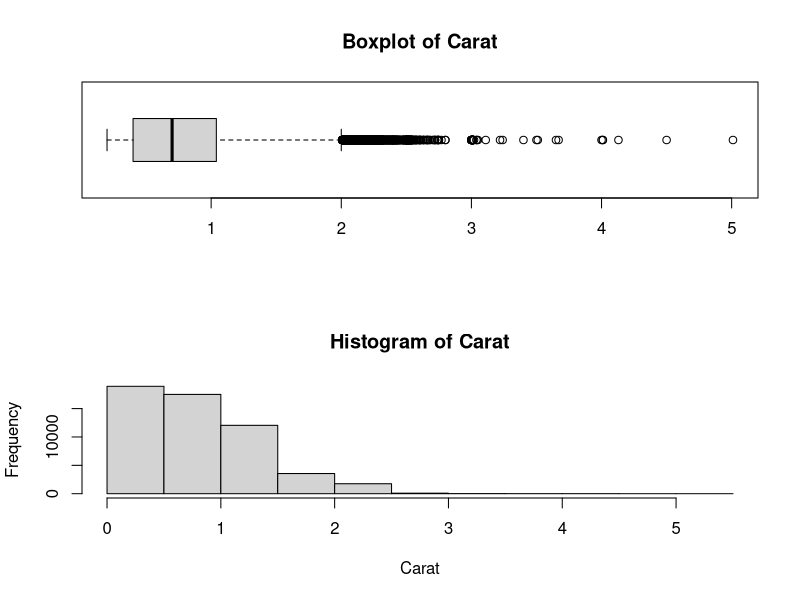
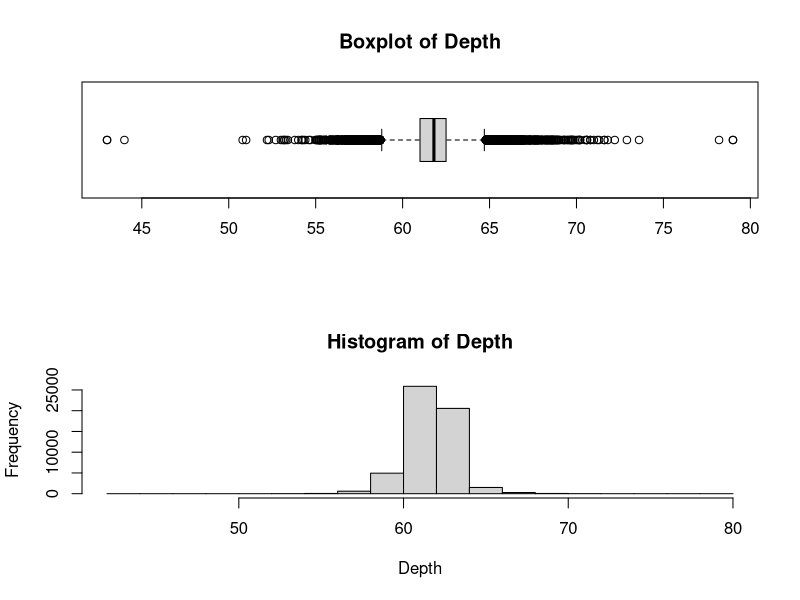
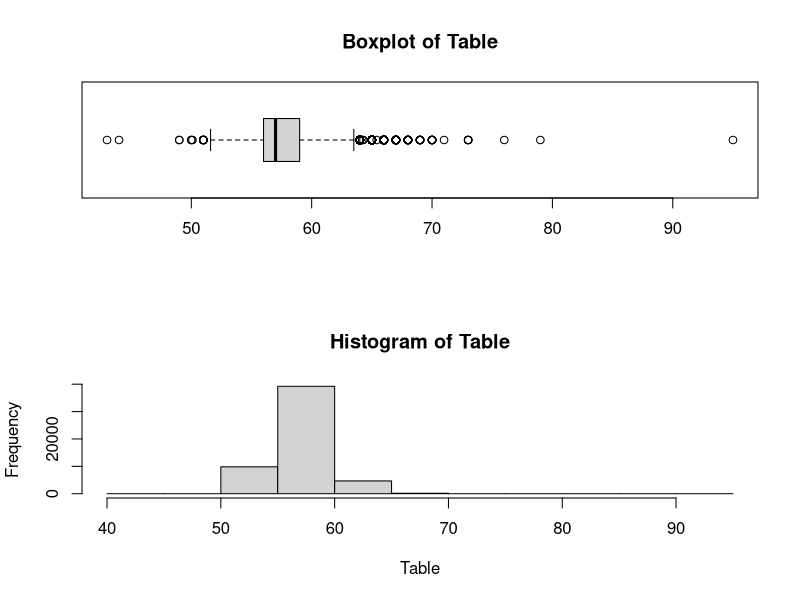
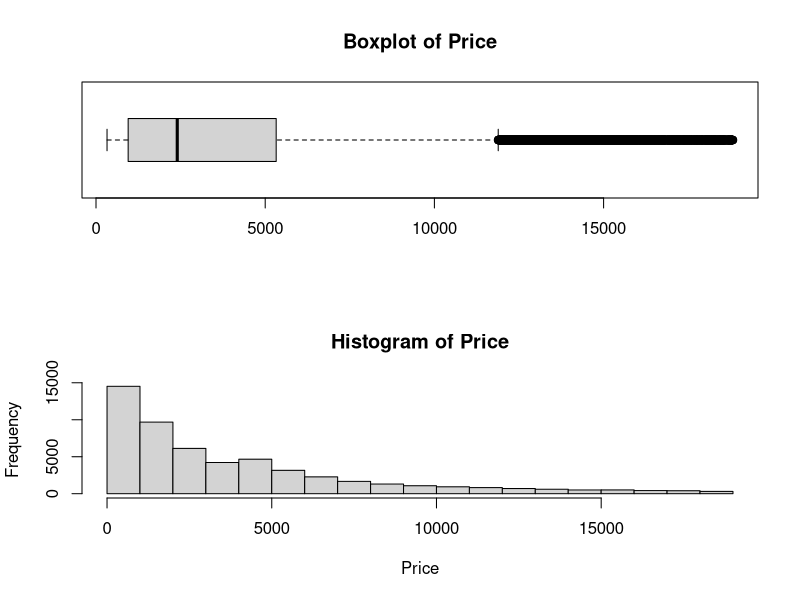
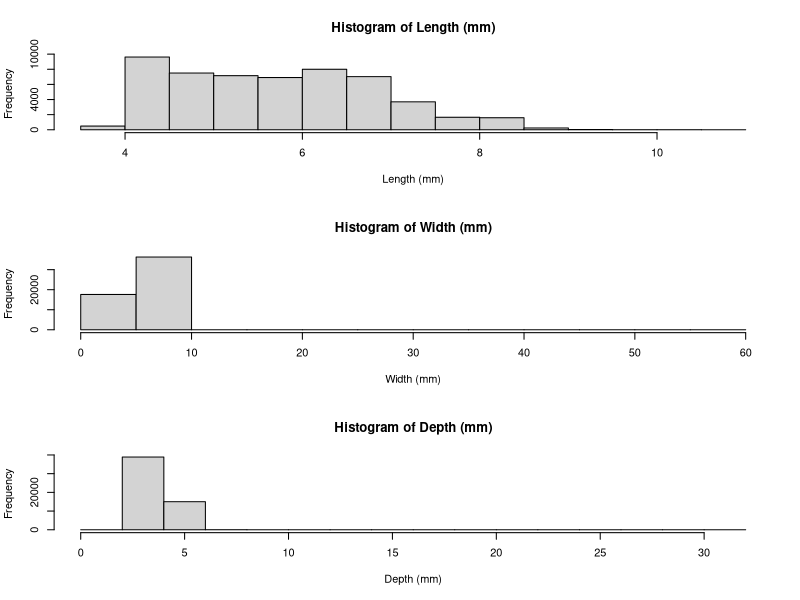
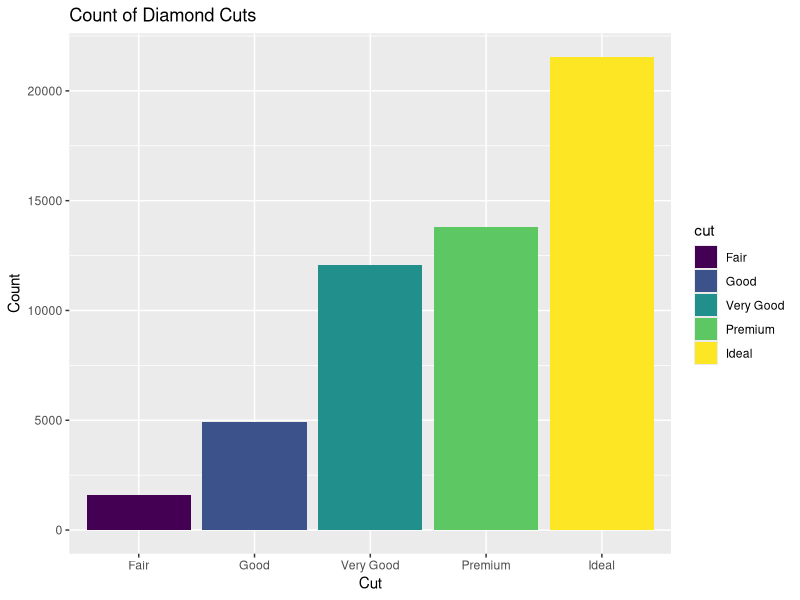
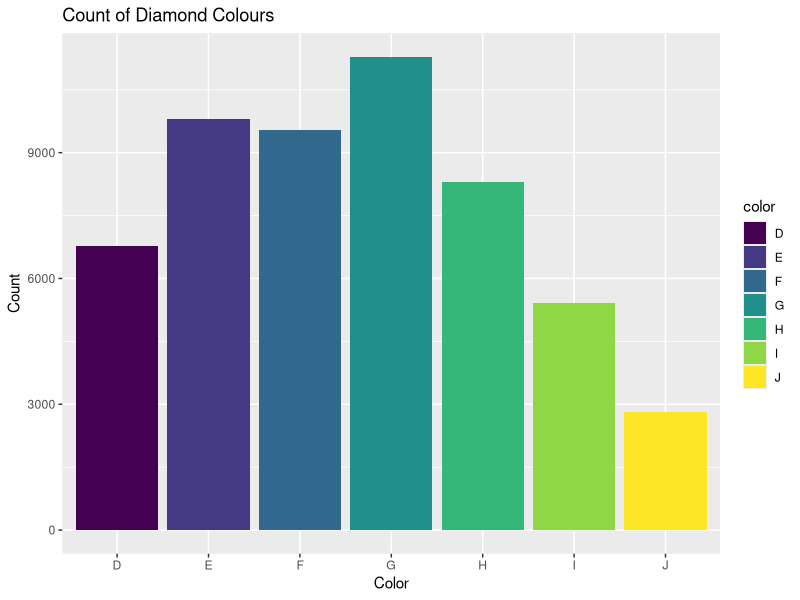
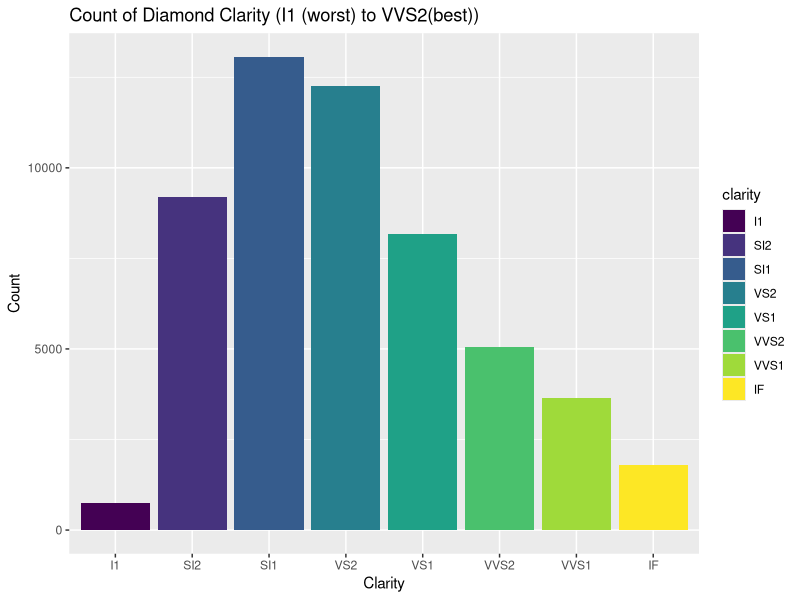

These figures' R source, in order:
## ---- chunk 1
library(dplyr)
library(ggplot2)
library(tidyverse)
## ---- chunk 2
#diamonds = read.csv("../input/diamonds/diamonds.csv")
attach(diamonds)
df = diamonds

## ---- chunk 3
dim(df) #Viewing the dimensions of the dataset
str(df) #Viewing dataset structure
summary(df) #Summary statistics
## ---- chunk 4
# Checking for null values
is.null(df) 

# Convert multiple columns to factors
df[, c("cut", "color", "clarity")] <- lapply(df[, c("cut", "color", "clarity")], factor)
str(df)

# Remove rows that have 0 in column x,y,z

df = df %>% 
  filter(x != 0, y!=0, z!=0)

## ---- chunk 5
par(mfrow = c(2,1))

boxplot(carat, data = df, main = "Boxplot of Carat", horizontal = TRUE)
hist(df$carat, main = "Histogram of Carat", xlab = 'Carat')
## ---- chunk 6
boxplot(depth, data = df, main = "Boxplot of Depth", horizontal = TRUE)
hist(df$depth, main = "Histogram of Depth", xlab = "Depth")
## ---- chunk 7
boxplot(table, data = df, main = "Boxplot of Table", horizontal = TRUE)
hist(df$table, main = "Histogram of Table", xlab = "Table")
## ---- chunk 8
boxplot(price, data = df, main = "Boxplot of Price", horizontal = TRUE)
hist(df$price, main = "Histogram of Price", xlab = "Price")
## ---- chunk 9
par(mfrow = c(3,1))
hist(df$x, main = "Histogram of Length (mm)", xlab = "Length (mm)")
hist(df$y, main = "Histogram of Width (mm)", xlab = "Width (mm)")
hist(df$z, main = "Histogram of Depth (mm)", xlab = "Depth (mm)")
## ---- chunk 10
ggplot(data = df, aes(x = cut, fill = cut)) +
  geom_bar() +
  ggtitle("Count of Diamond Cuts") +
  labs(x = "Cut", y = "Count")
## ---- chunk 11
ggplot(data = df, aes(x = color, fill = color)) +
  geom_bar() +
  ggtitle("Count of Diamond Colours") +
  labs(x = "Color", y = "Count")
## ---- chunk 12
ggplot(data = df, aes(x = clarity, fill = clarity)) +
  geom_bar() +
  ggtitle("Count of Diamond Clarity (I1 (worst) to VVS2(best))") +
  labs(x = "Clarity", y = "Count")
## ---- chunk 13
ggplot(data = df, aes(x = carat, y = price, color = cut)) +
        geom_point(size = 3, shape = 16, alpha = 0.3) +
        geom_smooth(color = "red", method = "lm", se = FALSE) +
        labs(x = "Carat", y = "Price ($)", title = "Carat vs Price for ALL Diamonds") 
## ---- chunk 14
ggplot(data = df, aes(x = carat, y = price, color = cut)) +
  geom_point(size = 3, shape = 16, alpha = 0.3) +
  geom_smooth(color = "red", method = "lm",se = FALSE) +
  labs(x = "Carat", y = "Price ($)", title = "Carat vs Price by Cut") +
  facet_wrap(~cut,)
## ---- chunk 15
ggplot(data = df, aes(x = price, y = cut, fill = cut)) +
  geom_boxplot() +
  labs(x = "Price ($)", y = "Cut", title = "Cut vs Price") 
## ---- chunk 16
ggplot(data = df, aes(x = cut, y = price, fill = cut)) +
  geom_violin(trim = FALSE) +
  geom_boxplot(width=0.03, fill="white")+
  labs(x = "Cut",y = "Price ($)" , title = "Cut vs Price") 
## ---- chunk 17
summary_stats_cut <- df %>% 
  group_by(cut) %>% 
  summarise(
    Mean = mean(price),
    Median = median(price),
    Min = min(price),
    Max = max(price)
  )

summary_stats_cut
## ---- chunk 18
ggplot(data = df, aes(x = price, y = color, fill = color)) +
  geom_boxplot() +
  labs(x = "Price ($)", y = "Color", title = "Color vs Price") 
## ---- chunk 19
ggplot(data = df, aes(x = price, y = color, fill = color)) +
  geom_violin(trim = FALSE) +
  geom_boxplot(width=0.03, fill="white")+
  labs(x = "Price ($)",y = "Color" , title = "Color vs Price") 
## ---- chunk 20
summary_stats_color <- df %>% 
  group_by(color) %>% 
  summarise(
    Mean = mean(price),
    Median = median(price),
    Min = min(price),
    Max = max(price)
  )

summary_stats_color
## ---- chunk 21
ggplot(data = df, aes(x = price)) +
  geom_histogram( fill ="red", bins= 20) +
  labs(x = "Price", y = "Count", title = "Diamond Price Histogram ALL")

ggplot(data = df, aes(x = price, fill = cut)) +
  geom_histogram(bins = 20) +
  labs(x = "Price", y = "Count", title = "Diamond Price Histogram by CUT")+
  facet_wrap(~cut)
## ---- chunk 22
ggplot(data = df, aes(x = carat, y = cut, fill = cut)) +
  geom_boxplot() 

summary_stats_carat_cut <- df %>% 
  group_by(cut) %>% 
  summarise(
    Mean = mean(carat),
    Median = median(carat),
    Min = min(carat),
    Max = max(carat),
    Absolute = max(carat) - min(carat)
  )
summary_stats_carat_cut
## ---- chunk 23
ggplot(data = df)+geom_bar(mapping = aes(x=cut,fill=clarity),
                                position = "fill")+ggtitle("Cut Types & Clarity")+
  xlab("Cut")+ylab("Frequency")
## ---- chunk 24

model = lm(price ~ carat, data = df) #perform linear regression
summary(model) #view the results of the regression

## ---- chunk 25
#Plotting the fitted values and residuals
plot(x = fitted.values(model), y = residuals(model), main = "Fitted values vs residuals plot", xlab = "Fitted values", ylab = "Residuals")
